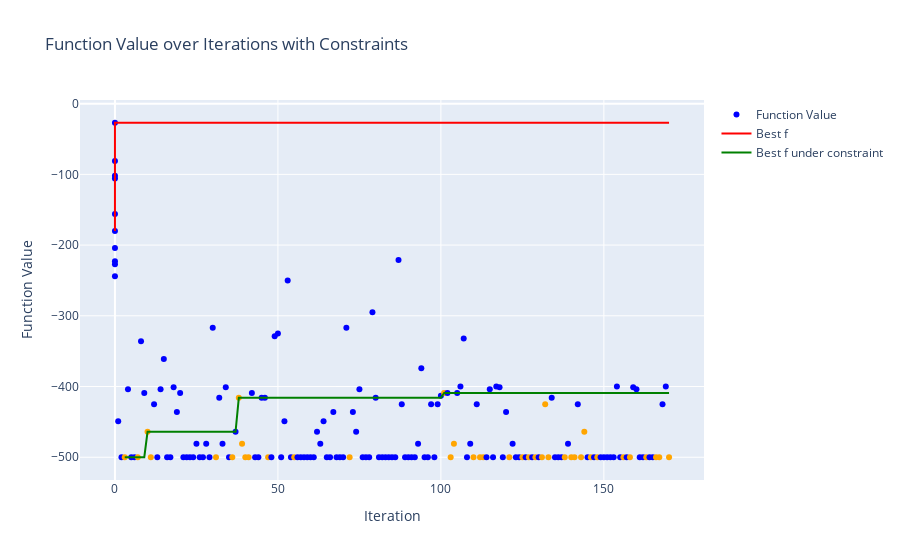

The cell this chart's notebook holds for it:
### Markdown cell above
#### lambda1=0, lambda2=1, clipping=True

- 損失関数中の獲得関数の符号を間違えている（今回は lambda1=0 なので問題なし）

### Code cell
filename = search_log_files(LOG_DIR, ["2024-08-27"])[3]
print(filename)
print()

log_file_path = os.path.join(LOG_DIR, filename)
df_merged, settings = parse_and_prepare_data(log_file_path)

print("実験設定")
display(settings)
print()
display(df_merged)

plot_function_values(df_merged)

### Figure 1 — Plotly figure (JSON) as saved in the notebook; plotly's stock layout.template omitted (floating-point values rounded to 4 significant figures; data arrays with more than 128 entries replaced by an {"elided": "..."} marker saying what was removed)
{"data": [{"marker": {"color": {"elided": "180 str values"}}, "mode": "markers", "name": "Function Value", "type": "scatter", "x": {"elided": "180 int values"}, "y": {"elided": "180 int values"}}, {"line": {"color": "red"}, "mode": "lines", "name": "Best f", "type": "scatter", "x": {"elided": "180 int values"}, "y": {"elided": "180 int values"}}, {"line": {"color": "green"}, "mode": "lines", "name": "Best f under constraint", "type": "scatter", "x": {"elided": "180 int values"}, "y": {"elided": "180 int values"}}], "layout": {"showlegend": true, "title": {"text": "Function Value over Iterations with Constraints"}, "xaxis": {"title": {"text": "Iteration"}}, "yaxis": {"title": {"text": "Function Value"}}}}
